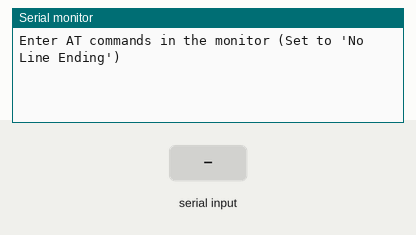
Recording of a sketch running on a simulated Arduino Mega 2560, built with avr-gcc and run on an emulated ATmega2560. Shown: the last lines printed to the serial monitor. The inputs (shaded band) are chosen by the test bench.

Above: at 1.2 s.
1.3 s: "1" received over the second serial link
At 1.6 s:
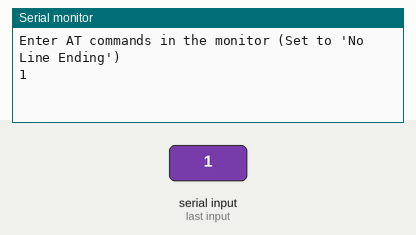
2.8 s: "0" received over the second serial link
At 4.0 s:
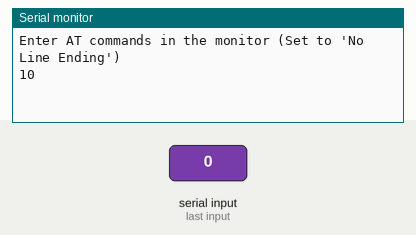

Measured:
- after the input at 1.3 s, the serial monitor: prints a new line at once (image 1)
- after the input at 2.8 s, the serial monitor: prints a new line at once (image 2)

The sketch:

configble.ino
```cpp
void setup() {
  Serial.begin(9600);
  Serial1.begin(9600);
  Serial.println("Enter AT commands in the monitor (Set to 'No Line Ending')");
}

void loop() {
  if (Serial1.available()) {
    Serial.write(Serial1.read());
  }

  if (Serial.available()) {
    Serial1.write(Serial.read());
  }
}
```
